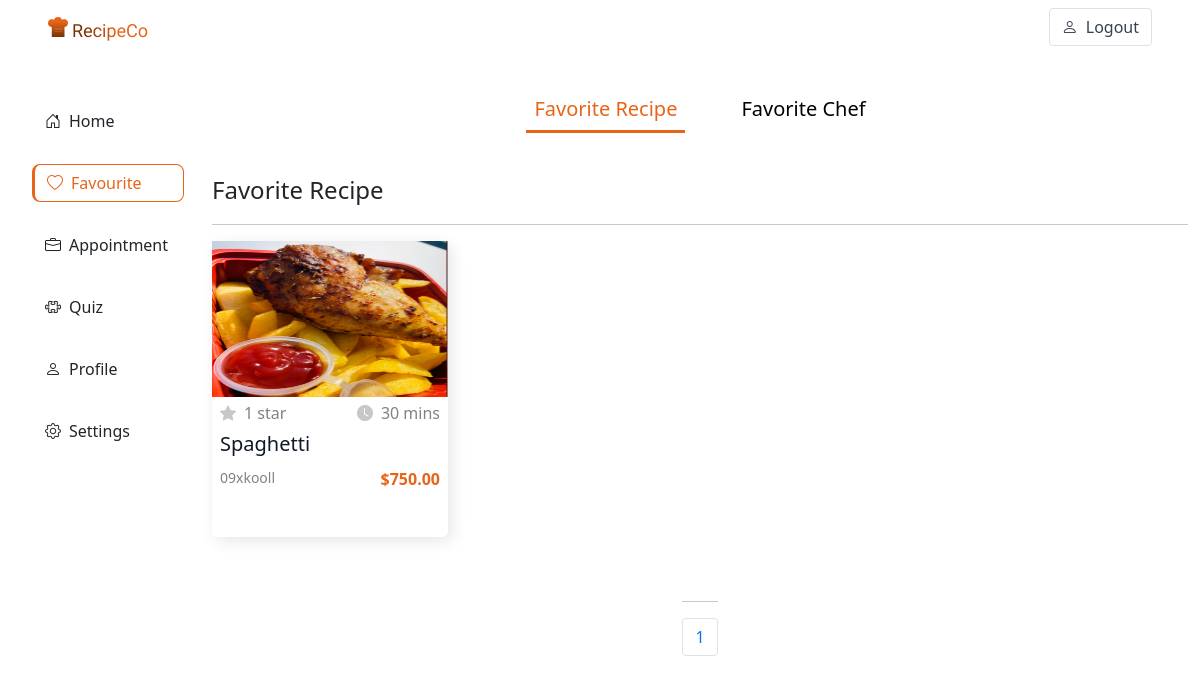
The app's page /favorite/recipe (signed in) with its own data.
### chef_management_app/models.py (models this page shows)
class Recipe(models.Model):
    id = models.AutoField(primary_key=True)
    name = models.CharField(max_length=255)
    decription = RichTextField(blank=True, null=True)
    method = RichTextField(blank=True, null=True)
    ingredient = RichTextField(blank=True, null=True)
    image_url = models.ImageField(upload_to=filepath_recipe, null=True, blank=True)
    created_at = models.DateTimeField(auto_now_add=True)
    price = models.IntegerField()
    period = models.IntegerField()
    address_name = models.TextField()
    country_id = models.ForeignKey(
        Country, on_delete=models.DO_NOTHING, null=True, blank=True
    )
    continent_id = models.ForeignKey(
        Continent, on_delete=models.DO_NOTHING, null=True, blank=True
    )
    chefuser_id = models.ForeignKey(ChefUser, on_delete=models.CASCADE)
    objects = models.Manager()

class ChefUser(models.Model):
    id = models.AutoField(primary_key=True)
    admin = models.OneToOneField(CustomUser, on_delete=models.CASCADE)
    chef_name = models.CharField(max_length=255)
    phone_number = models.CharField(max_length=255)
    image_url = models.ImageField(upload_to=filepath_chef, null=True, blank=True)
    join_date = models.DateTimeField(auto_now_add=True)
    address_name = models.TextField()
    country_id = models.ForeignKey(
        Country, on_delete=models.DO_NOTHING, null=True, blank=True
    )
    continent_id = models.ForeignKey(
        Continent, on_delete=models.DO_NOTHING, null=True, blank=True
    )
    objects = models.Manager()

### chef_management_app/views/userRecipeView.py (the view)
def GetRecipeFavorite(request):
    user_obj = RegularUser.objects.get(admin = request.user.id)
    p = Paginator(RecipeFavorite.objects.filter(regularuser_id = user_obj).order_by('?'), 20)
    page = request.GET.get('page')
    recipes = p.get_page(page)
    nums = "a" * recipes.paginator.num_pages
    recipes_ratings = []
    for recipe_obj in recipes:
        recipe_rating_obj = RecipeRating.objects.filter(recipe_id = recipe_obj.recipe_id.id)
        total_rating = CalculateRating(recipe_rating_obj) + 1
        response = {
            "recipe" : recipe_obj.recipe_id,
            "rating" : total_rating,
        }
        recipes_ratings.append(response)
    return render(request, "userrecipe/recipe_favorite.html",  { "recipes" : recipes_ratings, 'nums' : nums })

### chef_management_app/views/userRecipeView.py (called while the page is built, shortened)
def CalculateRating(ratings):
    rating_initial = 0
    sum_divid = 1
    total_num = (rating_initial) / (sum_divid)
    return int(total_num)

### chef_management_app/templates/userrecipe/recipe_favorite.html (shortened to what this page needs)
{% extends 'userrecipe/navbar.html' %}
{% block user_content %}
    <div class="mb-5">
        <div class="container my-3 mt-4">
            <div class="px-5">
                {% include "home/recipe_favorite_section.html" %}
            </div>
        </div>
        <div class="mt-5">
            <p class="fs-4">Favorite Recipe </p>
        </div>
        <hr />
        <div class="d-flex">
                {% if recipes %}
                    {% for recipe in recipes %}
                        <div class="col-md-3 mb-4">
                            <a href="{% url 'user_recipe_id' recipe.recipe.id %}" class="text-decoration-none">
                                <div class="tr-card">
                                    <div>
                                        <img src="../../media/{{ recipe.recipe.image_url }}" alt="placeholder meal" width="236" height="156">
                                    </div>
                                    <div class="mx-2">
                                        <div class="d-flex justify-content-between mt-1">
                                            <div class="d-flex">
                                                <i class="bi bi-star-fill section-logo me-2"></i>
                                                <p class="mb-0 section-text">{{ recipe.rating }} star</p>
                                            </div>
                                            <div class="d-flex">
                                                <i class="bi bi-clock-fill me-2 section-logo"></i>
                                                <p class="mb-0 section-text">{{ recipe.recipe.period }} mins</p>
                                            </div>
                                        </div>
                                        <div class="mt-1">
                                            <p class="recipeco-black fs-5 mb-0">{{ recipe.recipe.name }}</p>
                                        </div>
                                        <div class="d-flex justify-content-between mt-2">
                                            <p class="mb-0 section-text small">{{ recipe.recipe.chefuser_id.chef_name }}</p>
                                            <p class="mb-0 fw-bold recipeco-theme">${{ recipe.recipe.price }}.00</p>
                                        </div>
                                    </div>
                                </div>
                            </a>
                        </div>
                    {% endfor %}
                {% endif %}
            </div>
            <div class="d-grid justify-content-center">
                <nav aria-label="Page navigation example" class="mt-4">
                    <hr />
                    <ul class="pagination justify-content-center">
                        {% for i in nums %}
                            <li class="page-item">
                                <a class="page-link" href="?page={{ forloop.counter }}">
                                {{ forloop.counter }}
                                </a>
                            </li>
                        {% endfor %}
                   </ul>
                </nav>
            </div>
        </div>
    </div>
{% endblock user_content %}

### records on screen
Recipe: recipe.image_url (picture), rating "1", recipe.period "30", recipe.name "Spaghetti", recipe.chefuser_id.chef_name "09xkooll", recipe.price "750"
